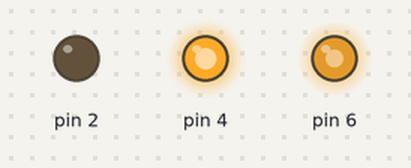
Recording of a sketch running on a simulated Arduino Uno, built with avr-gcc and run on an emulated ATmega328P. Parts: output pins drawn as LEDs (lit = HIGH).

Above: at 0.05 s.
At 6.05 s:
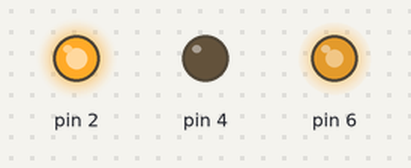
At 11.95 s:
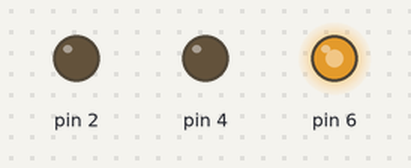
At 14.95 s:
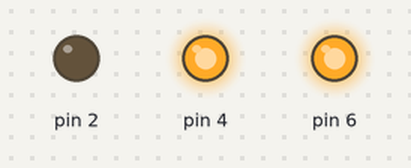
At 18.05 s:
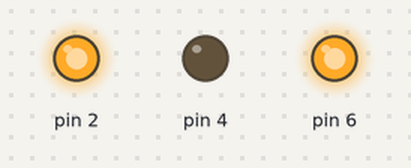
At 23.95 s:
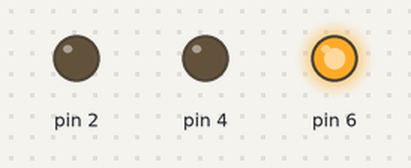
Timing chart, 0 to 31.2 s (numbered marks = the images above):
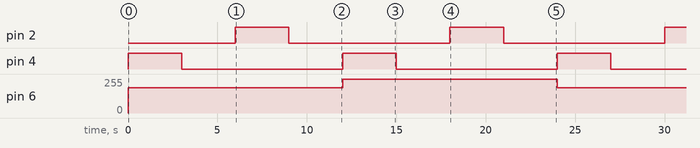

Measured:
- by itself, pin 2, pin 4: alternates HIGH for 3.0 s and LOW for 9.0 s
- by itself, pin 6: alternates 255/255 for 12.0 s and 191/255 for 12.0 s

The sketch:

Asier_class_9_MotorDriver.ino
```cpp
void setup() {
  // put your setup code here, to run once:
  pinMode(6, OUTPUT);
  pinMode(4, OUTPUT);
  pinMode(2, OUTPUT);
}

void loop() {
  // put your main code here, to run repeatedly:
  analogWrite(6, 191);
  digitalWrite(4, HIGH);
  delay(3000);
  digitalWrite(4, LOW);
  delay(3000);
  digitalWrite(2, HIGH);
  delay(3000);
  digitalWrite(2, LOW);
  delay(3000);

  analogWrite(6, 255);
  digitalWrite(4, HIGH);
  delay(3000);
  digitalWrite(4, LOW);
  delay(3000);
  digitalWrite(2, HIGH);
  delay(3000);
  digitalWrite(2, LOW);
  delay(3000);
}
```
